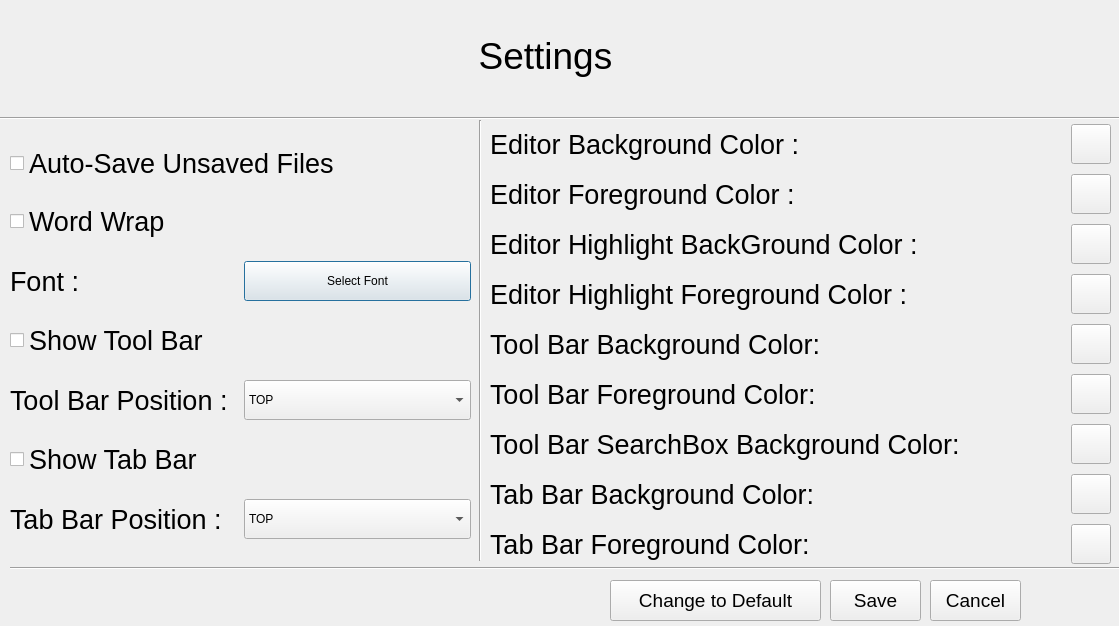
<?xml version="1.0" encoding="UTF-8"?>
<ui version="4.0">
 <class>Dialog</class>
 <widget class="QDialog" name="Dialog">
  <property name="geometry">
   <rect>
    <x>0</x>
    <y>0</y>
    <width>1119</width>
    <height>626</height>
   </rect>
  </property>
  <property name="windowTitle">
   <string>Dialog</string>
  </property>
  <widget class="QLabel" name="label">
   <property name="geometry">
    <rect>
     <x>10</x>
     <y>10</y>
     <width>1071</width>
     <height>91</height>
    </rect>
   </property>
   <property name="font">
    <font>
     <pointsize>28</pointsize>
    </font>
   </property>
   <property name="text">
    <string>Settings</string>
   </property>
   <property name="alignment">
    <set>Qt::AlignCenter</set>
   </property>
  </widget>
  <widget class="QWidget" name="verticalLayoutWidget">
   <property name="geometry">
    <rect>
     <x>10</x>
     <y>130</y>
     <width>461</width>
     <height>431</height>
    </rect>
   </property>
   <layout class="QVBoxLayout" name="verticalLayout">
    <item>
     <widget class="QCheckBox" name="AutoSaveCheck">
      <property name="font">
       <font>
        <pointsize>20</pointsize>
       </font>
      </property>
      <property name="text">
       <string>Auto-Save Unsaved Files</string>
      </property>
     </widget>
    </item>
    <item>
     <widget class="QCheckBox" name="wordWrapCheck">
      <property name="font">
       <font>
        <pointsize>20</pointsize>
       </font>
      </property>
      <property name="text">
       <string>Word Wrap</string>
      </property>
     </widget>
    </item>
    <item>
     <layout class="QHBoxLayout" name="horizontalLayout">
      <item>
       <widget class="QLabel" name="label_2">
        <property name="font">
         <font>
          <pointsize>20</pointsize>
         </font>
        </property>
        <property name="text">
         <string>Font :</string>
        </property>
       </widget>
      </item>
      <item>
       <widget class="QPushButton" name="fontChosserButton">
        <property name="minimumSize">
         <size>
          <width>0</width>
          <height>40</height>
         </size>
        </property>
        <property name="text">
         <string>Select Font</string>
        </property>
       </widget>
      </item>
     </layout>
    </item>
    <item>
     <widget class="QCheckBox" name="toolBarCheck">
      <property name="font">
       <font>
        <pointsize>20</pointsize>
       </font>
      </property>
      <property name="text">
       <string>Show Tool Bar</string>
      </property>
     </widget>
    </item>
    <item>
     <layout class="QHBoxLayout" name="horizontalLayout_2">
      <item>
       <widget class="QLabel" name="label_3">
        <property name="font">
         <font>
          <pointsize>20</pointsize>
         </font>
        </property>
        <property name="text">
         <string>Tool Bar Position : </string>
        </property>
       </widget>
      </item>
      <item>
       <widget class="QComboBox" name="toolBarAreaSelecter">
        <property name="minimumSize">
         <size>
          <width>0</width>
          <height>40</height>
         </size>
        </property>
        <item>
         <property name="text">
          <string>TOP</string>
         </property>
        </item>
        <item>
         <property name="text">
          <string>BOTTOM</string>
         </property>
        </item>
        <item>
         <property name="text">
          <string>RIGHT</string>
         </property>
        </item>
        <item>
         <property name="text">
          <string>LEFT</string>
         </property>
        </item>
       </widget>
      </item>
     </layout>
    </item>
    <item>
     <widget class="QCheckBox" name="tabBarCheck">
      <property name="font">
       <font>
        <pointsize>20</pointsize>
       </font>
      </property>
      <property name="text">
       <string>Show Tab Bar</string>
      </property>
     </widget>
    </item>
    <item>
     <layout class="QHBoxLayout" name="horizontalLayout_3">
      <item>
       <widget class="QLabel" name="label_4">
        <property name="font">
         <font>
          <pointsize>20</pointsize>
         </font>
        </property>
        <property name="text">
         <string>Tab Bar Position : </string>
        </property>
       </widget>
      </item>
      <item>
       <widget class="QComboBox" name="tabBarAreaSelector">
        <property name="minimumSize">
         <size>
          <width>30</width>
          <height>40</height>
         </size>
        </property>
        <item>
         <property name="text">
          <string>TOP</string>
         </property>
        </item>
        <item>
         <property name="text">
          <string>BOTTOM</string>
         </property>
        </item>
        <item>
         <property name="text">
          <string>RIGHT</string>
         </property>
        </item>
        <item>
         <property name="text">
          <string>LEFT</string>
         </property>
        </item>
       </widget>
      </item>
     </layout>
    </item>
   </layout>
  </widget>
  <widget class="QWidget" name="verticalLayoutWidget_2">
   <property name="geometry">
    <rect>
     <x>490</x>
     <y>120</y>
     <width>621</width>
     <height>451</height>
    </rect>
   </property>
   <layout class="QVBoxLayout" name="verticalLayout_3">
    <item>
     <layout class="QHBoxLayout" name="horizontalLayout_4">
      <item>
       <widget class="QLabel" name="label_5">
        <property name="font">
         <font>
          <pointsize>20</pointsize>
         </font>
        </property>
        <property name="text">
         <string>Editor Background Color :</string>
        </property>
       </widget>
      </item>
      <item>
       <widget class="QPushButton" name="editorBgChooser">
        <property name="maximumSize">
         <size>
          <width>40</width>
          <height>40</height>
         </size>
        </property>
        <property name="text">
         <string/>
        </property>
       </widget>
      </item>
     </layout>
    </item>
    <item>
     <layout class="QHBoxLayout" name="horizontalLayout_7">
      <item>
       <widget class="QLabel" name="label_8">
        <property name="font">
         <font>
          <pointsize>20</pointsize>
         </font>
        </property>
        <property name="text">
         <string>Editor Foreground Color :</string>
        </property>
       </widget>
      </item>
      <item>
       <widget class="QPushButton" name="editorFgChooser">
        <property name="maximumSize">
         <size>
          <width>40</width>
          <height>40</height>
         </size>
        </property>
        <property name="text">
         <string/>
        </property>
       </widget>
      </item>
     </layout>
    </item>
    <item>
     <layout class="QHBoxLayout" name="horizontalLayout_14">
      <item>
       <widget class="QLabel" name="label_15">
        <property name="font">
         <font>
          <pointsize>20</pointsize>
         </font>
        </property>
        <property name="text">
         <string>Editor Highlight BackGround Color :</string>
        </property>
        <property name="wordWrap">
         <bool>true</bool>
        </property>
       </widget>
      </item>
      <item>
       <widget class="QPushButton" name="editorhlBgChooser">
        <property name="maximumSize">
         <size>
          <width>40</width>
          <height>40</height>
         </size>
        </property>
        <property name="text">
         <string/>
        </property>
       </widget>
      </item>
     </layout>
    </item>
    <item>
     <layout class="QHBoxLayout" name="horizontalLayout_15">
      <item>
       <widget class="QLabel" name="label_16">
        <property name="font">
         <font>
          <pointsize>20</pointsize>
         </font>
        </property>
        <property name="text">
         <string>Editor Highlight Foreground Color :</string>
        </property>
        <property name="wordWrap">
         <bool>true</bool>
        </property>
       </widget>
      </item>
      <item>
       <widget class="QPushButton" name="editorhlFgChooser">
        <property name="maximumSize">
         <size>
          <width>40</width>
          <height>40</height>
         </size>
        </property>
        <property name="text">
         <string/>
        </property>
       </widget>
      </item>
     </layout>
    </item>
    <item>
     <layout class="QHBoxLayout" name="horizontalLayout_16">
      <item>
       <widget class="QLabel" name="label_17">
        <property name="font">
         <font>
          <pointsize>20</pointsize>
         </font>
        </property>
        <property name="text">
         <string>Tool Bar Background Color:</string>
        </property>
        <property name="wordWrap">
         <bool>true</bool>
        </property>
       </widget>
      </item>
      <item>
       <widget class="QPushButton" name="toolBarBgChooser">
        <property name="maximumSize">
         <size>
          <width>40</width>
          <height>40</height>
         </size>
        </property>
        <property name="text">
         <string/>
        </property>
       </widget>
      </item>
     </layout>
    </item>
    <item>
     <layout class="QHBoxLayout" name="horizontalLayout_17">
      <item>
       <widget class="QLabel" name="label_18">
        <property name="font">
         <font>
          <pointsize>20</pointsize>
         </font>
        </property>
        <property name="text">
         <string>Tool Bar Foreground Color:</string>
        </property>
        <property name="wordWrap">
         <bool>true</bool>
        </property>
       </widget>
      </item>
      <item>
       <widget class="QPushButton" name="toolBarFgChooser">
        <property name="maximumSize">
         <size>
          <width>40</width>
          <height>40</height>
         </size>
        </property>
        <property name="text">
         <string/>
        </property>
       </widget>
      </item>
     </layout>
    </item>
    <item>
     <layout class="QHBoxLayout" name="horizontalLayout_18">
      <item>
       <widget class="QLabel" name="label_19">
        <property name="font">
         <font>
          <pointsize>20</pointsize>
         </font>
        </property>
        <property name="text">
         <string>Tool Bar SearchBox Background Color:</string>
        </property>
        <property name="wordWrap">
         <bool>true</bool>
        </property>
       </widget>
      </item>
      <item>
       <widget class="QPushButton" name="toolBarSrchBgChooser">
        <property name="maximumSize">
         <size>
          <width>40</width>
          <height>40</height>
         </size>
        </property>
        <property name="text">
         <string/>
        </property>
       </widget>
      </item>
     </layout>
    </item>
    <item>
     <layout class="QHBoxLayout" name="horizontalLayout_20">
      <item>
       <widget class="QLabel" name="label_21">
        <property name="font">
         <font>
          <pointsize>20</pointsize>
         </font>
        </property>
        <property name="text">
         <string>Tab Bar Background Color:</string>
        </property>
        <property name="wordWrap">
         <bool>true</bool>
        </property>
       </widget>
      </item>
      <item>
       <widget class="QPushButton" name="tabBarBgChooser">
        <property name="maximumSize">
         <size>
          <width>40</width>
          <height>40</height>
         </size>
        </property>
        <property name="text">
         <string/>
        </property>
       </widget>
      </item>
     </layout>
    </item>
    <item>
     <layout class="QHBoxLayout" name="horizontalLayout_21">
      <item>
       <widget class="QLabel" name="label_22">
        <property name="font">
         <font>
          <pointsize>20</pointsize>
         </font>
        </property>
        <property name="text">
         <string>Tab Bar Foreground Color:</string>
        </property>
        <property name="wordWrap">
         <bool>true</bool>
        </property>
       </widget>
      </item>
      <item>
       <widget class="QPushButton" name="tabBarFgChooser">
        <property name="maximumSize">
         <size>
          <width>40</width>
          <height>40</height>
         </size>
        </property>
        <property name="text">
         <string/>
        </property>
       </widget>
      </item>
     </layout>
    </item>
   </layout>
  </widget>
  <widget class="Line" name="line">
   <property name="geometry">
    <rect>
     <x>470</x>
     <y>120</y>
     <width>20</width>
     <height>441</height>
    </rect>
   </property>
   <property name="orientation">
    <enum>Qt::Vertical</enum>
   </property>
  </widget>
  <widget class="Line" name="line_2">
   <property name="geometry">
    <rect>
     <x>0</x>
     <y>110</y>
     <width>1131</width>
     <height>16</height>
    </rect>
   </property>
   <property name="orientation">
    <enum>Qt::Horizontal</enum>
   </property>
  </widget>
  <widget class="Line" name="line_3">
   <property name="geometry">
    <rect>
     <x>10</x>
     <y>560</y>
     <width>1121</width>
     <height>16</height>
    </rect>
   </property>
   <property name="orientation">
    <enum>Qt::Horizontal</enum>
   </property>
  </widget>
  <widget class="QPushButton" name="saveBt">
   <property name="geometry">
    <rect>
     <x>830</x>
     <y>580</y>
     <width>91</width>
     <height>41</height>
    </rect>
   </property>
   <property name="font">
    <font>
     <pointsize>14</pointsize>
    </font>
   </property>
   <property name="text">
    <string>Save</string>
   </property>
  </widget>
  <widget class="QPushButton" name="pushButton_6">
   <property name="geometry">
    <rect>
     <x>930</x>
     <y>580</y>
     <width>91</width>
     <height>41</height>
    </rect>
   </property>
   <property name="font">
    <font>
     <pointsize>14</pointsize>
    </font>
   </property>
   <property name="text">
    <string>Cancel</string>
   </property>
  </widget>
  <widget class="QPushButton" name="pushButton_7">
   <property name="geometry">
    <rect>
     <x>610</x>
     <y>580</y>
     <width>211</width>
     <height>41</height>
    </rect>
   </property>
   <property name="font">
    <font>
     <pointsize>14</pointsize>
    </font>
   </property>
   <property name="text">
    <string>Change to Default</string>
   </property>
  </widget>
 </widget>
 <resources/>
 <connections/>
</ui>
